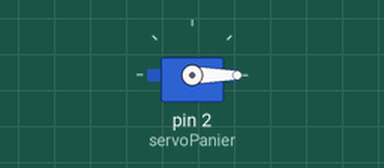
Recording of a sketch running on a simulated Arduino Uno, built with avr-gcc and run on an emulated ATmega328P. Parts: servo.

Above: at 0.05 s.
Timing chart, 0 to 3.0 s (numbered marks = the images above):
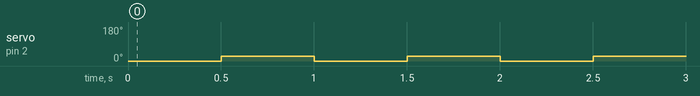

Measured:
- by itself, servo on pin 2 (servoPanier): alternates 25° for 0.50 s and 0° for 0.50 s, 9 changes in all, then stays 25°

The sketch:

test_servo_panier.ino
```cpp
#include <Servo.h>

Servo servoPanier;
bool start = true;

void setup() {
  servoPanier.attach(2);
}

// 25 haut
// 0 bas
void loop() {
  if(start) {
    start = false;
    release();
  }

}

void release() {
  for(int i=0; i<5; i++) {
    servoPanier.write(0);
    delay(500);
    servoPanier.write(25);
    delay(500);
  }
}

void lock() {
  servoPanier.write(25);
}
```
